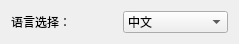
<?xml version="1.0" encoding="UTF-8"?>
<ui version="4.0">
 <class>paramdlg</class>
 <widget class="QDialog" name="paramdlg">
  <property name="geometry">
   <rect>
    <x>0</x>
    <y>0</y>
    <width>239</width>
    <height>40</height>
   </rect>
  </property>
  <property name="windowTitle">
   <string>参数设置</string>
  </property>
  <property name="styleSheet">
   <string notr="true"/>
  </property>
  <layout class="QGridLayout" name="gridLayout">
   <item row="0" column="0">
    <layout class="QHBoxLayout" name="horizontalLayout">
     <item>
      <widget class="QLabel" name="label">
       <property name="text">
        <string>语言选择：</string>
       </property>
      </widget>
     </item>
     <item>
      <widget class="QComboBox" name="comboBox">
       <item>
        <property name="text">
         <string>中文</string>
        </property>
       </item>
       <item>
        <property name="text">
         <string>English</string>
        </property>
       </item>
      </widget>
     </item>
    </layout>
   </item>
  </layout>
 </widget>
 <layoutdefault spacing="6" margin="11"/>
 <resources>
  <include location="resourse.qrc"/>
 </resources>
 <connections/>
</ui>
